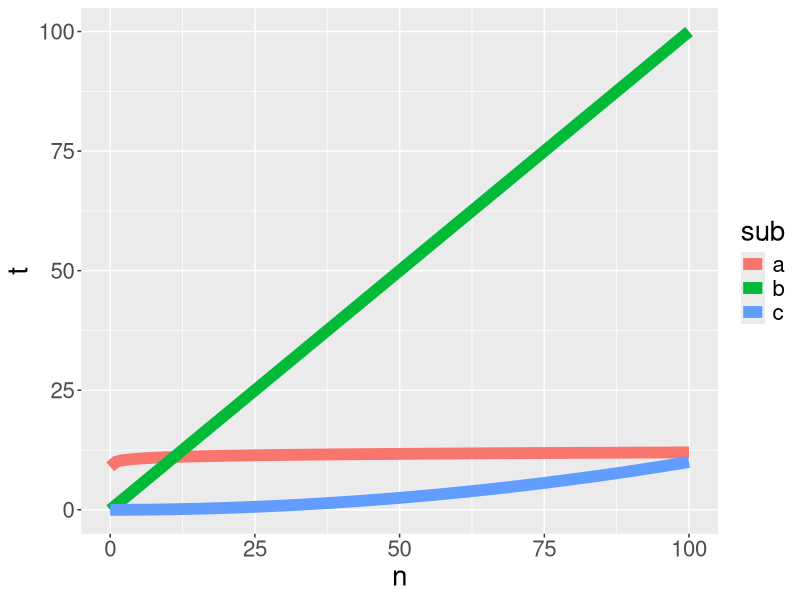
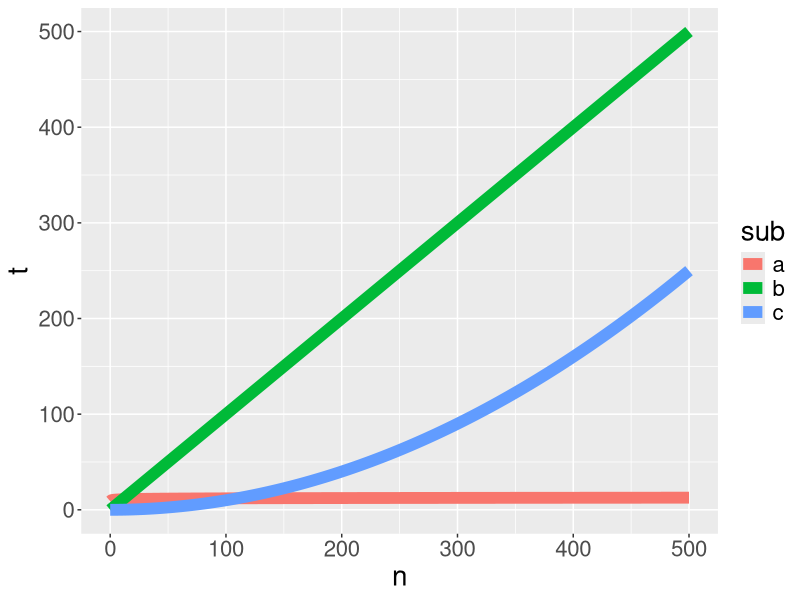
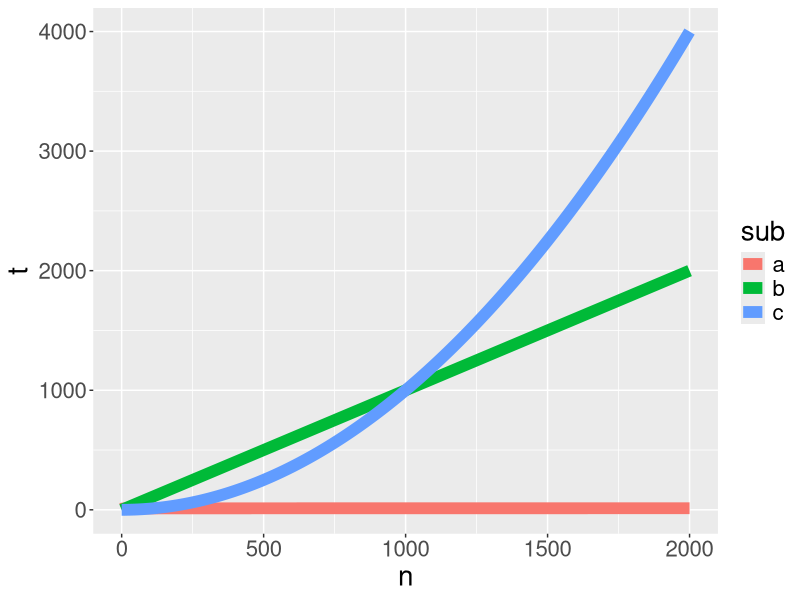

Generate these figures, in order, with R:
#!/bin/Rscript
create_big_o_example <- function(n = seq(0, 100)) {
  t_wide <- tibble::tibble(n = n)
  t_wide$a <- 10 + log10(t_wide$n + 0.1)
  t_wide$b <- t_wide$n
  t_wide$c <- 0.001 * (t_wide$n ^ 2)
  if ("use_total" == "true") {
    t_wide$total <- t_wide$a + t_wide$b + t_wide$c
    t <- tidyr::pivot_longer(t_wide, cols = c("a", "b", "c", "total"))
  } else {
    t <- tidyr::pivot_longer(t_wide, cols = c("a", "b", "c"))
  }
  colnames(t) <- c("n", "sub", "t")
  t
}
t <- create_big_o_example(n = seq(0, 100))
ggplot2::ggplot(t, ggplot2::aes(x = n, y = t, color = sub)) + 
  ggplot2::geom_line(linewidth = 4) + 
  ggplot2::theme(text = ggplot2::element_text(size = 20))
ggplot2::ggsave(filename = "big_o_100.png", width = 7, height = 7)

t <- create_big_o_example(n = seq(0, 500))
ggplot2::ggplot(t, ggplot2::aes(x = n, y = t, color = sub)) + 
  ggplot2::geom_line(linewidth = 4) + 
  ggplot2::theme(text = ggplot2::element_text(size = 20))
ggplot2::ggsave(filename = "big_o_500.png", width = 7, height = 7)

t <- create_big_o_example(n = seq(0, 2000))
ggplot2::ggplot(t, ggplot2::aes(x = n, y = t, color = sub)) + 
  ggplot2::geom_line(linewidth = 4) + 
  ggplot2::theme(text = ggplot2::element_text(size = 20))
ggplot2::ggsave(filename = "big_o_2000.png", width = 7, height = 7)
